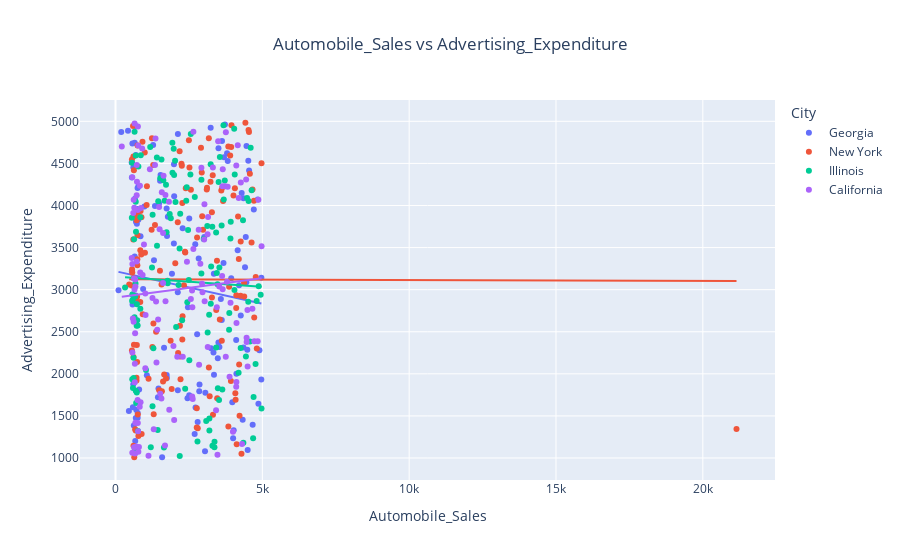

Notebook code for this chart:
### Code cell
fig4 =px.scatter(df,
              x="Automobile_Sales",
              y="Advertising_Expenditure",
              title="Automobile_Sales vs Advertising_Expenditure",
                trendline="ols", 
                 color="City"
                )
fig4.update_layout(title_x=0.5)
fig4.show()

### Figure 1 — Plotly figure (JSON) as saved in the notebook; plotly's stock layout.template omitted (floating-point values rounded to 4 significant figures; data arrays with more than 128 entries replaced by an {"elided": "..."} marker saying what was removed)
{"data": [{"hovertemplate": "City=Georgia<br>Automobile_Sales=%{x}<br>Advertising_Expenditure=%{y}<extra></extra>", "legendgroup": "Georgia", "marker": {"color": "#636efa", "symbol": "circle"}, "mode": "markers", "name": "Georgia", "orientation": "v", "showlegend": true, "type": "scatter", "x": [456, 654, 558, 776.2, 102, 744.6, 754.8, 550.9, 706.3, 686.1, 783.9, 750.8, 671.6, 575.2, 195, 706.6, 756.3, 623.1, 690.7, 653.1, 691.9, 604.3, 702.6, 564.8, 608.3, 660, 581.2, 662.2, 3799.0, 426.5, 3822.0, 851.8, 1741.0, 3505.0, 2861, 3336.0, 3678.0, 2512.0, 4207.0, 2727, 3940.0, 4460.0, 4160.0, 3588.0, 1923.0, 1998.0, 2121.0, 4436.0, 2780.0, 4359.0, 4266.0, 4358.0, 804.6, 1343.0, 3627.0, 1281.0, 556.8, 2833.0, 4501.0, 1535.0, 2852.0, 1587.0, 2451.0, 1310.0, 4410.0, 3350.0, 1068, 3619.0, 1463.0, 2287.0, 4522.0, 592.3, 4549.0, 4843.0, 3693.0, 3484.0, 2696.0, 4118.0, 3977, 3354.0, 3727.0, 1750.0, 1445.0, 2798.0, 1755.0, 1988.0, 1744.0, 1518.0, 940.2, 2466.0, 697.4, 3021.0, 3507.0, 4489.0, 1991.0, 4968, 4297.0, 1653.0, 727, 4025.0, 3060.0, 3048.0, 2510.0, 4671.0, 4966.0, 4901.0, 985.1, 4005.0, 3253.0, 2716.0, 2123.0, 3241.0, 4457.0, 4109.0, 4867.0, 4331.0, 4710.0, 1483.0, 1783.0, 2125.0, 3538.0], "xaxis": "x", "y": [1558, 4744, 3219, 3832, 2994, 3958, 1477, 4512, 2857, 2932, 4230, 4208, 1201, 4737, 4874, 1574, 1536, 1385, 1474, 3394, 4600, 1875, 4942, 3209, 4451, 1054, 2823, 4079, 4621, 4888, 4530, 3635, 3965, 2372, 1872, 2252, 3317, 3845, 3052, 1600, 3136, 4708, 3469, 2888, 3190, 4110, 2970, 3626, 2471, 4086, 2692, 2312, 1814, 3995, 4767, 4719, 4332, 3371, 1094, 4363, 1793, 1010, 1711, 3349, 3265, 3188, 1984, 2639, 1827, 3730, 4531, 1603, 4417, 4072, 4572, 2184, 1284, 2002, 1661, 1989, 4962, 1951, 1722, 1428, 3637, 3549, 1987, 4293, 3007, 2790, 3808, 3626, 4680, 2287, 4489, 3143, 4149, 2311, 3782, 1329, 1774, 1081, 1745, 1395, 1933, 2279, 3987, 1236, 2304, 3541, 1804, 4924, 3089, 2401, 1645, 1454, 3953, 4028, 3866, 4850, 2319], "yaxis": "y"}, {"hovertemplate": "<b>OLS trendline</b><br>Advertising_Expenditure = -0.0770059 * Automobile_Sales + 3219.04<br>R<sup>2</sup>=0.009440<br><br>City=Georgia<br>Automobile_Sales=%{x}<br>Advertising_Expenditure=%{y} <b>(trend)</b><extra></extra>", "legendgroup": "Georgia", "marker": {"color": "#636efa", "symbol": "circle"}, "mode": "lines", "name": "Georgia", "showlegend": false, "type": "scatter", "x": [102, 195, 426.5, 456, 550.9, 556.8, 558, 564.8, 575.2, 581.2, 592.3, 604.3, 608.3, 623.1, 653.1, 654, 660, 662.2, 671.6, 686.1, 690.7, 691.9, 697.4, 702.6, 706.3, 706.6, 727, 744.6, 750.8, 754.8, 756.3, 776.2, 783.9, 804.6, 851.8, 940.2, 985.1, 1068, 1281.0, 1310.0, 1343.0, 1445.0, 1463.0, 1483.0, 1518.0, 1535.0, 1587.0, 1653.0, 1741.0, 1744.0, 1750.0, 1755.0, 1783.0, 1923.0, 1988.0, 1991.0, 1998.0, 2121.0, 2123.0, 2125.0, 2287.0, 2451.0, 2466.0, 2510.0, 2512.0, 2696.0, 2716.0, 2727, 2780.0, 2798.0, 2833.0, 2852.0, 2861, 3021.0, 3048.0, 3060.0, 3241.0, 3253.0, 3336.0, 3350.0, 3354.0, 3484.0, 3505.0, 3507.0, 3538.0, 3588.0, 3619.0, 3627.0, 3678.0, 3693.0, 3727.0, 3799.0, 3822.0, 3940.0, 3977, 4005.0, 4025.0, 4109.0, 4118.0, 4160.0, 4207.0, 4266.0, 4297.0, 4331.0, 4358.0, 4359.0, 4410.0, 4436.0, 4457.0, 4460.0, 4489.0, 4501.0, 4522.0, 4549.0, 4671.0, 4710.0, 4843.0, 4867.0, 4901.0, 4966.0, 4968], "xaxis": "x", "y": [3211.0, 3204.0, 3186.0, 3184.0, 3177.0, 3176.0, 3176.0, 3176.0, 3175.0, 3174.0, 3173.0, 3173.0, 3172.0, 3171.0, 3169.0, 3169.0, 3168.0, 3168.0, 3167.0, 3166.0, 3166.0, 3166.0, 3165.0, 3165.0, 3165.0, 3165.0, 3163.0, 3162.0, 3161.0, 3161.0, 3161.0, 3159.0, 3159.0, 3157.0, 3153.0, 3147.0, 3143.0, 3137.0, 3120.0, 3118.0, 3116.0, 3108.0, 3106.0, 3105.0, 3102.0, 3101.0, 3097.0, 3092.0, 3085.0, 3085.0, 3084.0, 3084.0, 3082.0, 3071.0, 3066.0, 3066.0, 3065.0, 3056.0, 3056.0, 3055.0, 3043.0, 3030.0, 3029.0, 3026.0, 3026.0, 3011.0, 3010.0, 3009.0, 3005.0, 3004.0, 3001.0, 2999.0, 2999.0, 2986.0, 2984.0, 2983.0, 2969.0, 2969.0, 2962.0, 2961.0, 2961.0, 2951.0, 2949.0, 2949.0, 2947.0, 2943.0, 2940.0, 2940.0, 2936.0, 2935.0, 2932.0, 2926.0, 2925.0, 2916.0, 2913.0, 2911.0, 2909.0, 2903.0, 2902.0, 2899.0, 2895.0, 2891.0, 2888.0, 2886.0, 2883.0, 2883.0, 2879.0, 2877.0, 2876.0, 2876.0, 2873.0, 2872.0, 2871.0, 2869.0, 2859.0, 2856.0, 2846.0, 2844.0, 2842.0, 2837.0, 2836.0], "yaxis": "y"}, {"hovertemplate": "City=New York<br>Automobile_Sales=%{x}<br>Advertising_Expenditure=%{y}<extra></extra>", "legendgroup": "New York", "marker": {"color": "#EF553B", "symbol": "circle"}, "mode": "markers", "name": "New York", "orientation": "v", "showlegend": true, "type": "scatter", "x": {"elided": "144 float values"}, "xaxis": "x", "y": {"elided": "144 int values"}, "yaxis": "y"}, {"hovertemplate": "<b>OLS trendline</b><br>Advertising_Expenditure = -0.00101775 * Automobile_Sales + 3125.38<br>R<sup>2</sup>=0.000004<br><br>City=New York<br>Automobile_Sales=%{x}<br>Advertising_Expenditure=%{y} <b>(trend)</b><extra></extra>", "legendgroup": "New York", "marker": {"color": "#EF553B", "symbol": "circle"}, "mode": "lines", "name": "New York", "showlegend": false, "type": "scatter", "x": {"elided": "144 float values"}, "xaxis": "x", "y": {"elided": "144 float values"}, "yaxis": "y"}, {"hovertemplate": "City=Illinois<br>Automobile_Sales=%{x}<br>Advertising_Expenditure=%{y}<extra></extra>", "legendgroup": "Illinois", "marker": {"color": "#00cc96", "symbol": "circle"}, "mode": "markers", "name": "Illinois", "orientation": "v", "showlegend": true, "type": "scatter", "x": {"elided": "134 float values"}, "xaxis": "x", "y": {"elided": "134 int values"}, "yaxis": "y"}, {"hovertemplate": "<b>OLS trendline</b><br>Advertising_Expenditure = -0.0243968 * Automobile_Sales + 3156.28<br>R<sup>2</sup>=0.000930<br><br>City=Illinois<br>Automobile_Sales=%{x}<br>Advertising_Expenditure=%{y} <b>(trend)</b><extra></extra>", "legendgroup": "Illinois", "marker": {"color": "#00cc96", "symbol": "circle"}, "mode": "lines", "name": "Illinois", "showlegend": false, "type": "scatter", "x": {"elided": "134 float values"}, "xaxis": "x", "y": {"elided": "134 float values"}, "yaxis": "y"}, {"hovertemplate": "City=California<br>Automobile_Sales=%{x}<br>Advertising_Expenditure=%{y}<extra></extra>", "legendgroup": "California", "marker": {"color": "#ab63fa", "symbol": "circle"}, "mode": "markers", "name": "California", "orientation": "v", "showlegend": true, "type": "scatter", "x": {"elided": "129 float values"}, "xaxis": "x", "y": {"elided": "129 int values"}, "yaxis": "y"}, {"hovertemplate": "<b>OLS trendline</b><br>Advertising_Expenditure = 0.046275 * Automobile_Sales + 2905<br>R<sup>2</sup>=0.003306<br><br>City=California<br>Automobile_Sales=%{x}<br>Advertising_Expenditure=%{y} <b>(trend)</b><extra></extra>", "legendgroup": "California", "marker": {"color": "#ab63fa", "symbol": "circle"}, "mode": "lines", "name": "California", "showlegend": false, "type": "scatter", "x": {"elided": "129 float values"}, "xaxis": "x", "y": {"elided": "129 float values"}, "yaxis": "y"}], "layout": {"autosize": true, "legend": {"title": {"text": "City"}, "tracegroupgap": 0}, "title": {"text": "Automobile_Sales vs Advertising_Expenditure", "x": 0.5}, "xaxis": {"anchor": "y", "autorange": true, "domain": [0, 1], "range": [-1191.0, 22440.0], "title": {"text": "Automobile_Sales"}, "type": "linear"}, "yaxis": {"anchor": "x", "autorange": true, "domain": [0, 1], "range": [681.0, 5311.0], "title": {"text": "Advertising_Expenditure"}, "type": "linear"}}}
